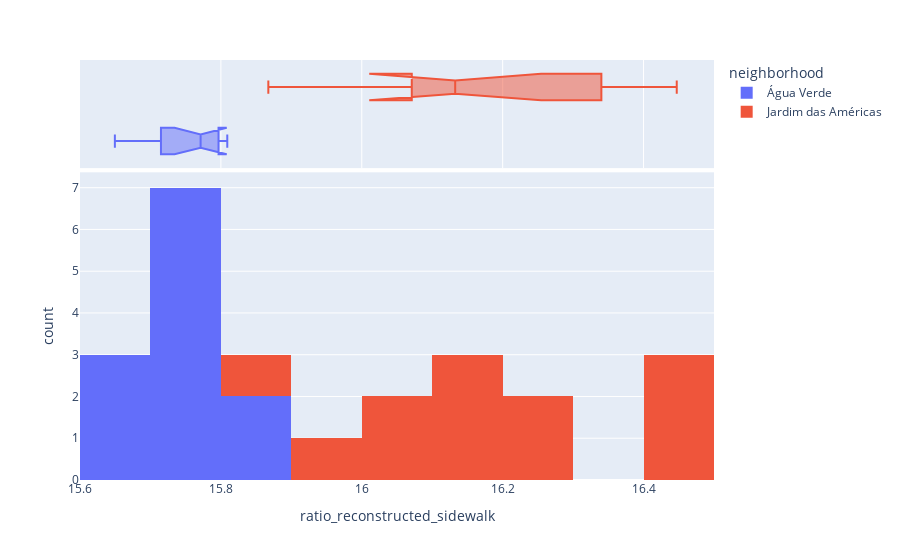

Notebook source saved alongside this figure:
### Code cell
px.histogram(gdf, 
            x='ratio_reconstructed_sidewalk', 
            #  y="tip", 
            color="neighborhood",
                marginal="box", # or violin, rug
                #    hover_data=df.columns
                # range_x=(0,30),
                width = 900,
                nbins=10,
                )

### Figure 1 — Plotly figure (JSON) as saved in the notebook; plotly's stock layout.template omitted (floating-point values rounded to 4 significant figures)
{"data": [{"alignmentgroup": "True", "bingroup": "x", "hovertemplate": "neighborhood=Água Verde<br>ratio_reconstructed_sidewalk=%{x}<br>count=%{y}<extra></extra>", "legendgroup": "Água Verde", "marker": {"color": "#636efa", "pattern": {"shape": ""}}, "name": "Água Verde", "nbinsx": 10, "offsetgroup": "Água Verde", "orientation": "v", "showlegend": true, "type": "histogram", "x": [15.69, 15.74, 15.8, 15.77, 15.77, 15.75, 15.79, 15.66, 15.65, 15.79, 15.8, 15.81], "xaxis": "x", "yaxis": "y"}, {"alignmentgroup": "True", "hovertemplate": "neighborhood=Água Verde<br>ratio_reconstructed_sidewalk=%{x}<extra></extra>", "legendgroup": "Água Verde", "marker": {"color": "#636efa"}, "name": "Água Verde", "notched": true, "offsetgroup": "Água Verde", "showlegend": false, "type": "box", "x": [15.69, 15.74, 15.8, 15.77, 15.77, 15.75, 15.79, 15.66, 15.65, 15.79, 15.8, 15.81], "xaxis": "x2", "yaxis": "y2"}, {"alignmentgroup": "True", "bingroup": "x", "hovertemplate": "neighborhood=Jardim das Américas<br>ratio_reconstructed_sidewalk=%{x}<br>count=%{y}<extra></extra>", "legendgroup": "Jardim das Américas", "marker": {"color": "#EF553B", "pattern": {"shape": ""}}, "name": "Jardim das Américas", "nbinsx": 10, "offsetgroup": "Jardim das Américas", "orientation": "v", "showlegend": true, "type": "histogram", "x": [16.42, 16.26, 16.42, 16.45, 16.13, 16.12, 16.06, 16.26, 15.98, 15.87, 16.09, 16.14], "xaxis": "x", "yaxis": "y"}, {"alignmentgroup": "True", "hovertemplate": "neighborhood=Jardim das Américas<br>ratio_reconstructed_sidewalk=%{x}<extra></extra>", "legendgroup": "Jardim das Américas", "marker": {"color": "#EF553B"}, "name": "Jardim das Américas", "notched": true, "offsetgroup": "Jardim das Américas", "showlegend": false, "type": "box", "x": [16.42, 16.26, 16.42, 16.45, 16.13, 16.12, 16.06, 16.26, 15.98, 15.87, 16.09, 16.14], "xaxis": "x2", "yaxis": "y2"}], "layout": {"barmode": "relative", "legend": {"title": {"text": "neighborhood"}, "tracegroupgap": 0}, "margin": {"t": 60}, "width": 900, "xaxis": {"anchor": "y", "domain": [0, 1], "title": {"text": "ratio_reconstructed_sidewalk"}}, "xaxis2": {"anchor": "y2", "domain": [0, 1], "matches": "x", "showgrid": true, "showticklabels": false}, "yaxis": {"anchor": "x", "domain": [0, 0.7326], "title": {"text": "count"}}, "yaxis2": {"anchor": "x2", "domain": [0.7426, 1], "matches": "y2", "showgrid": false, "showline": false, "showticklabels": false, "ticks": ""}}}
